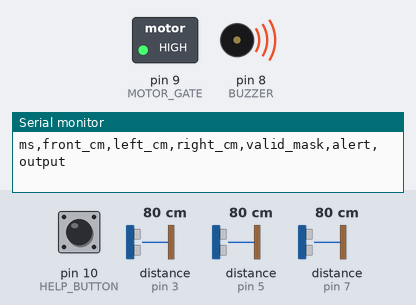
Recording of a sketch running on a simulated Arduino Uno, built with avr-gcc and run on an emulated ATmega328P. On the bench: switched loads named in the sketch (green lamp = pin HIGH), buzzer (waves = sounding), the last lines printed to the serial monitor. Wiring (inferred from the names in the program): 3 × ultrasonic range finder: trigger pin 2, echo pin 3 / trigger pin 4, echo pin 5 / trigger pin 6, echo pin 7. Dashed ring = blinking. Inputs (shaded band) come from the test bench; at power-on: distance to the obstacle (sensors on pin 3, pin 5, pin 7) 80 cm, pin 10 (HELP_BUTTON) HIGH. The echo pulse lasts 58.3 µs per cm; pins used as bus, display or sensor lines are not drawn.

Above: at 0.08 s.
At 1.2 s:
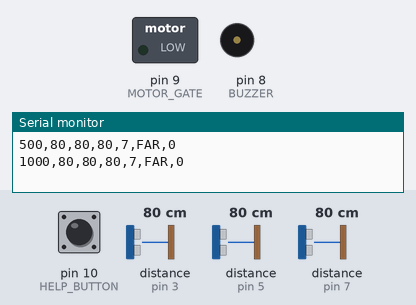
1.3 s: distance to the obstacle (sensor on pin 3) set to 75 cm
4.3 s: distance to the obstacle (sensor on pin 3) set to 66 cm
At 4.93 s:
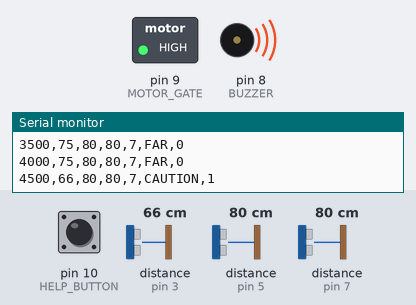
7.3 s: distance to the obstacle (sensor on pin 5) set to 4 cm
10.3 s: pin 10 (HELP_BUTTON) pulled LOW for 1 s
13.3 s: distance to the obstacle (sensor on pin 5) set to 2 cm
Timing chart, 0 to 17.3 s (numbered marks = the images above; inputs shaded):
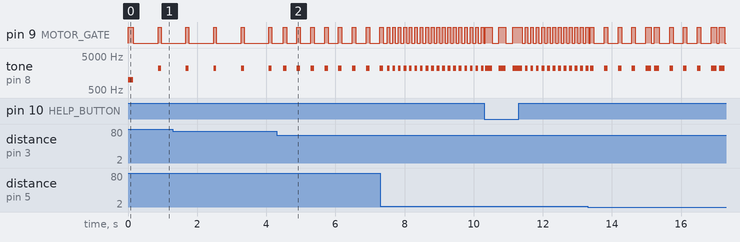

Measured:
- the behaviour switches between 71 and 70 cm on distance to the obstacle (sensor on pin 3) (found by bisection; images 1 and 2)
- after the input at 4.3 s, pin 9 (MOTOR_GATE): alternates HIGH for 0.10 s and LOW for 0.30 s, starting after 0.19 s; tone on pin 8 (BUZZER): alternates 2200 Hz for 0.10 s and silent for 0.30 s, starting after 0.19 s
- after the input at 7.3 s, pin 9 (MOTOR_GATE): alternates HIGH for 0.08 s and LOW for 0.08 s, starting after 0.20 s; tone on pin 8 (BUZZER): alternates 2200 Hz for 0.08 s and silent for 0.08 s, starting after 0.20 s
- by itself, pin 9 (MOTOR_GATE): alternates HIGH for 0.08 s and LOW for 0.72 s
- by itself, tone on pin 8 (BUZZER): alternates 2200 Hz for 0.08 s and silent for 0.72 s

The sketch:

smart_blind_stick.ino
```cpp
/* Smart Blind Stick: NEW, UNVERIFIED reference implementation.
 * Three HC-SR04 sensors; piezo buzzer; MOSFET-driven motor; local help button.
 * This is a bench prototype, not a validated mobility aid. No GPS/GSM/SMS.
 * See hardware/wiring.md. No external Arduino libraries required.
 */
#include "control.h"
constexpr uint8_t COUNT = 3;
constexpr uint8_t TRIG[COUNT] = {2, 4, 6};
constexpr uint8_t ECHO[COUNT] = {3, 5, 7};
constexpr uint8_t BUZZER = 8; // Passive piezo, not an electromagnetic buzzer
constexpr uint8_t MOTOR_GATE = 9;
constexpr uint8_t HELP_BUTTON = 10; // Button to GND, active LOW
constexpr uint32_t PING_INTERVAL_MS = 70; // Sequential; >=60 ms between pings
constexpr uint32_t ECHO_TIMEOUT_US = 25000;
constexpr uint32_t LOG_MS = 500;
uint16_t cm[COUNT] = {};
bool valid[COUNT] = {};
uint32_t measuredAt[COUNT] = {};
uint8_t sensorIndex = 0;
uint32_t lastPing = 0;
uint32_t lastLog = 0;
bool rawButton = false;
bool stableButton = false;
uint32_t buttonChanged = 0;
blindstick::Alert current = blindstick::UNKNOWN;
uint32_t alertStarted = 0;
bool outputOn = false;

const char* alertName(blindstick::Alert a) {
  switch (a) {
    case blindstick::CLEAR: return "CLEAR";
    case blindstick::FAR: return "FAR";
    case blindstick::CAUTION: return "CAUTION";
    case blindstick::NEAR: return "NEAR";
    case blindstick::HELP: return "LOCAL_HELP";
    default: return "UNKNOWN";
  }
}
void updateButton(uint32_t now) {
  const bool pressed = digitalRead(HELP_BUTTON) == LOW;
  if (pressed != rawButton) { rawButton = pressed; buttonChanged = now; }
  if (uint32_t(now - buttonChanged) >= 30) stableButton = rawButton;
}
void setup() {
  pinMode(MOTOR_GATE, OUTPUT); digitalWrite(MOTOR_GATE, LOW);
  pinMode(BUZZER, OUTPUT); noTone(BUZZER);
  pinMode(HELP_BUTTON, INPUT_PULLUP);
  for (uint8_t i = 0; i < COUNT; ++i) {
    pinMode(TRIG[i], OUTPUT); digitalWrite(TRIG[i], LOW);
    pinMode(ECHO[i], INPUT);
  }
  Serial.begin(115200);
  Serial.println(F("UNVERIFIED bench reference; UNKNOWN is not clear path."));
  Serial.println(F("ms,front_cm,left_cm,right_cm,valid_mask,alert,output"));
}
void loop() {
  uint32_t now = millis();
  updateButton(now);
  if (uint32_t(now - lastPing) >= PING_INTERVAL_MS) {
    lastPing = now;
    digitalWrite(TRIG[sensorIndex], LOW); delayMicroseconds(2);
    digitalWrite(TRIG[sensorIndex], HIGH); delayMicroseconds(10);
    digitalWrite(TRIG[sensorIndex], LOW);
    const uint32_t echo = pulseIn(ECHO[sensorIndex], HIGH, ECHO_TIMEOUT_US);
    now = millis(); // Account for bounded blocking pulseIn call
    cm[sensorIndex] = blindstick::distanceCm(echo);
    valid[sensorIndex] = cm[sensorIndex] != 0;
    measuredAt[sensorIndex] = now;
    sensorIndex = (sensorIndex + 1) % COUNT;
    updateButton(now);
  }
  uint16_t nearest = 0;
  bool incomplete = false;
  uint8_t mask = 0;
  for (uint8_t i = 0; i < COUNT; ++i) {
    const bool ok = blindstick::fresh(valid[i], now, measuredAt[i]);
    if (ok) {
      mask |= uint8_t(1U << i);
      if (!nearest || cm[i] < nearest) nearest = cm[i];
    } else incomplete = true;
  }
  const blindstick::Alert next = blindstick::classify(nearest, incomplete, stableButton);
  if (next != current) { current = next; alertStarted = now; }
  const bool on = blindstick::pulse(current, uint32_t(now - alertStarted));
  if (on != outputOn) {
    outputOn = on;
    digitalWrite(MOTOR_GATE, on ? HIGH : LOW);
    if (on) tone(BUZZER, current == blindstick::UNKNOWN ? 1000 : 2200);
    else noTone(BUZZER);
  }
  if (uint32_t(now - lastLog) >= LOG_MS) {
    lastLog = now;
    Serial.print(now);
    for (uint8_t i = 0; i < COUNT; ++i) {
      Serial.print(','); Serial.print((mask & (1U << i)) ? cm[i] : 0);
    }
    Serial.print(','); Serial.print(mask);
    Serial.print(','); Serial.print(alertName(current));
    Serial.print(','); Serial.println(outputOn);
  }
}
```

control.h
```cpp
#pragma once
#include <stdint.h>
namespace blindstick {
enum Alert : uint8_t { CLEAR, FAR, CAUTION, NEAR, UNKNOWN, HELP };
inline bool fresh(bool valid, uint32_t now, uint32_t measuredAt) {
  return valid && uint32_t(now - measuredAt) <= 500;
}
inline uint16_t distanceCm(uint32_t echoUs) {
  if (echoUs < 116 || echoUs > 23200) return 0;
  return uint16_t(echoUs / 58);
}
inline Alert classify(uint16_t nearest, bool incomplete, bool help) {
  if (help) return HELP;
  if (nearest && nearest <= 30) return NEAR;
  if (nearest && nearest <= 70) return CAUTION;
  if (nearest && nearest <= 120) return FAR;
  return incomplete ? UNKNOWN : CLEAR;
}
inline bool pulse(Alert alert, uint32_t elapsed) {
  switch (alert) {
    case HELP: return elapsed % 400 < 200;
    case NEAR: return elapsed % 160 < 80;
    case CAUTION: return elapsed % 400 < 100;
    case FAR: return elapsed % 800 < 80;
    case UNKNOWN: return elapsed % 2000 < 80 ||
                         (elapsed % 2000 >= 160 && elapsed % 2000 < 240);
    default: return false;
  }
}
} // namespace blindstick
```
